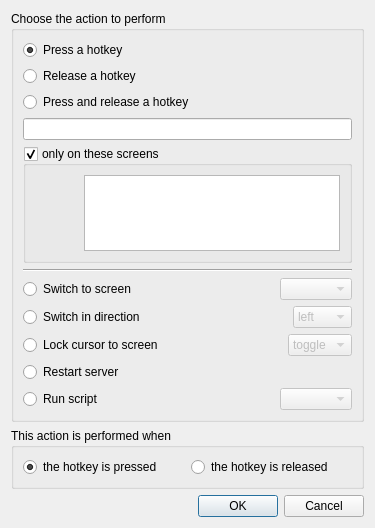
<?xml version="1.0" encoding="UTF-8"?>
<ui version="4.0">
 <class>ActionDialogBase</class>
 <widget class="QDialog" name="ActionDialogBase">
  <property name="geometry">
   <rect>
    <x>0</x>
    <y>0</y>
    <width>375</width>
    <height>528</height>
   </rect>
  </property>
  <property name="windowTitle">
   <string>Configure Action</string>
  </property>
  <layout class="QVBoxLayout">
   <item>
    <widget class="QGroupBox" name="m_pGroupType">
     <property name="font">
      <font>
       <kerning>true</kerning>
      </font>
     </property>
     <property name="title">
      <string>Choose the action to perform</string>
     </property>
     <layout class="QVBoxLayout">
      <item>
       <widget class="QRadioButton" name="m_pRadioPress">
        <property name="text">
         <string>Press a hotkey</string>
        </property>
        <property name="checked">
         <bool>true</bool>
        </property>
       </widget>
      </item>
      <item>
       <widget class="QRadioButton" name="m_pRadioRelease">
        <property name="text">
         <string>Release a hotkey</string>
        </property>
       </widget>
      </item>
      <item>
       <widget class="QRadioButton" name="m_pRadioPressAndRelease">
        <property name="text">
         <string>Press and release a hotkey</string>
        </property>
       </widget>
      </item>
      <item>
       <widget class="KeySequenceWidget" name="m_pKeySequenceWidgetHotkey">
        <property name="sizePolicy">
         <sizepolicy hsizetype="Expanding" vsizetype="Fixed">
          <horstretch>1</horstretch>
          <verstretch>0</verstretch>
         </sizepolicy>
        </property>
        <property name="minimumSize">
         <size>
          <width>256</width>
          <height>0</height>
         </size>
        </property>
        <property name="text">
         <string/>
        </property>
       </widget>
      </item>
      <item>
       <widget class="QGroupBox" name="m_pGroupBoxScreens">
        <property name="title">
         <string>only on these screens</string>
        </property>
        <property name="flat">
         <bool>true</bool>
        </property>
        <property name="checkable">
         <bool>true</bool>
        </property>
        <layout class="QHBoxLayout">
         <item>
          <spacer>
           <property name="orientation">
            <enum>Qt::Horizontal</enum>
           </property>
           <property name="sizeHint" stdset="0">
            <size>
             <width>40</width>
             <height>20</height>
            </size>
           </property>
          </spacer>
         </item>
         <item>
          <widget class="QListWidget" name="m_pListScreens">
           <property name="minimumSize">
            <size>
             <width>128</width>
             <height>64</height>
            </size>
           </property>
           <property name="selectionMode">
            <enum>QAbstractItemView::ExtendedSelection</enum>
           </property>
          </widget>
         </item>
        </layout>
       </widget>
      </item>
      <item>
       <widget class="Line" name="line">
        <property name="orientation">
         <enum>Qt::Horizontal</enum>
        </property>
       </widget>
      </item>
      <item>
       <layout class="QHBoxLayout">
        <item>
         <widget class="QRadioButton" name="m_pRadioSwitchToScreen">
          <property name="text">
           <string>Switch to screen</string>
          </property>
         </widget>
        </item>
        <item>
         <spacer>
          <property name="orientation">
           <enum>Qt::Horizontal</enum>
          </property>
          <property name="sizeHint" stdset="0">
           <size>
            <width>40</width>
            <height>20</height>
           </size>
          </property>
         </spacer>
        </item>
        <item>
         <widget class="QComboBox" name="m_pComboSwitchToScreen">
          <property name="enabled">
           <bool>false</bool>
          </property>
         </widget>
        </item>
       </layout>
      </item>
      <item>
       <layout class="QHBoxLayout">
        <item>
         <widget class="QRadioButton" name="m_pRadioSwitchInDirection">
          <property name="text">
           <string>Switch in direction</string>
          </property>
         </widget>
        </item>
        <item>
         <spacer>
          <property name="orientation">
           <enum>Qt::Horizontal</enum>
          </property>
          <property name="sizeHint" stdset="0">
           <size>
            <width>40</width>
            <height>20</height>
           </size>
          </property>
         </spacer>
        </item>
        <item>
         <widget class="QComboBox" name="m_pComboSwitchInDirection">
          <property name="enabled">
           <bool>false</bool>
          </property>
          <item>
           <property name="text">
            <string>left</string>
           </property>
          </item>
          <item>
           <property name="text">
            <string>right</string>
           </property>
          </item>
          <item>
           <property name="text">
            <string>up</string>
           </property>
          </item>
          <item>
           <property name="text">
            <string>down</string>
           </property>
          </item>
         </widget>
        </item>
       </layout>
      </item>
      <item>
       <layout class="QHBoxLayout">
        <item>
         <widget class="QRadioButton" name="m_pRadioLockCursorToScreen">
          <property name="text">
           <string>Lock cursor to screen</string>
          </property>
         </widget>
        </item>
        <item>
         <spacer>
          <property name="orientation">
           <enum>Qt::Horizontal</enum>
          </property>
          <property name="sizeHint" stdset="0">
           <size>
            <width>40</width>
            <height>20</height>
           </size>
          </property>
         </spacer>
        </item>
        <item>
         <widget class="QComboBox" name="m_pComboLockCursorToScreen">
          <property name="enabled">
           <bool>false</bool>
          </property>
          <item>
           <property name="text">
            <string>toggle</string>
           </property>
          </item>
          <item>
           <property name="text">
            <string>on</string>
           </property>
          </item>
          <item>
           <property name="text">
            <string>off</string>
           </property>
          </item>
         </widget>
        </item>
       </layout>
      </item>
      <item>
       <layout class="QHBoxLayout">
        <item>
         <widget class="QRadioButton" name="m_pRadioRestartAllConnections">
          <property name="text">
           <string>Restart server</string>
          </property>
         </widget>
        </item>
       </layout>
      </item>
      <item>
       <layout class="QHBoxLayout">
        <item>
         <widget class="QRadioButton" name="m_pRadioRunScript">
          <property name="text">
           <string>Run script</string>
          </property>
         </widget>
        </item>
        <item>
         <spacer>
          <property name="orientation">
           <enum>Qt::Horizontal</enum>
          </property>
          <property name="sizeHint" stdset="0">
           <size>
            <width>40</width>
            <height>20</height>
           </size>
          </property>
         </spacer>
        </item>
        <item>
         <widget class="QComboBox" name="m_pComboRunScript">
          <property name="enabled">
           <bool>false</bool>
          </property>
         </widget>
        </item>
       </layout>
      </item>
     </layout>
    </widget>
   </item>
   <item>
    <widget class="QGroupBox" name="groupBox_2">
     <property name="font">
      <font>
       <kerning>false</kerning>
      </font>
     </property>
     <property name="title">
      <string>This action is performed when</string>
     </property>
     <layout class="QHBoxLayout">
      <item>
       <widget class="QRadioButton" name="m_pRadioHotkeyPressed">
        <property name="text">
         <string>the hotkey is pressed</string>
        </property>
        <property name="checked">
         <bool>true</bool>
        </property>
       </widget>
      </item>
      <item>
       <widget class="QRadioButton" name="m_pRadioHotkeyReleased">
        <property name="text">
         <string>the hotkey is released</string>
        </property>
       </widget>
      </item>
     </layout>
    </widget>
   </item>
   <item>
    <widget class="QDialogButtonBox" name="buttonBox">
     <property name="orientation">
      <enum>Qt::Horizontal</enum>
     </property>
     <property name="standardButtons">
      <set>QDialogButtonBox::Cancel|QDialogButtonBox::Ok</set>
     </property>
    </widget>
   </item>
  </layout>
 </widget>
 <customwidgets>
  <customwidget>
   <class>KeySequenceWidget</class>
   <extends>QLineEdit</extends>
   <header>KeySequenceWidget.h</header>
  </customwidget>
 </customwidgets>
 <resources/>
 <connections>
  <connection>
   <sender>buttonBox</sender>
   <signal>accepted()</signal>
   <receiver>ActionDialogBase</receiver>
   <slot>accept()</slot>
   <hints>
    <hint type="sourcelabel">
     <x>245</x>
     <y>474</y>
    </hint>
    <hint type="destinationlabel">
     <x>157</x>
     <y>274</y>
    </hint>
   </hints>
  </connection>
  <connection>
   <sender>buttonBox</sender>
   <signal>rejected()</signal>
   <receiver>ActionDialogBase</receiver>
   <slot>reject()</slot>
   <hints>
    <hint type="sourcelabel">
     <x>313</x>
     <y>474</y>
    </hint>
    <hint type="destinationlabel">
     <x>286</x>
     <y>274</y>
    </hint>
   </hints>
  </connection>
  <connection>
   <sender>m_pGroupType</sender>
   <signal>toggled(bool)</signal>
   <receiver>m_pKeySequenceWidgetHotkey</receiver>
   <slot>setDisabled(bool)</slot>
   <hints>
    <hint type="sourcelabel">
     <x>104</x>
     <y>194</y>
    </hint>
    <hint type="destinationlabel">
     <x>110</x>
     <y>132</y>
    </hint>
   </hints>
  </connection>
  <connection>
   <sender>m_pRadioSwitchInDirection</sender>
   <signal>toggled(bool)</signal>
   <receiver>m_pKeySequenceWidgetHotkey</receiver>
   <slot>setDisabled(bool)</slot>
   <hints>
    <hint type="sourcelabel">
     <x>118</x>
     <y>322</y>
    </hint>
    <hint type="destinationlabel">
     <x>81</x>
     <y>129</y>
    </hint>
   </hints>
  </connection>
  <connection>
   <sender>m_pRadioLockCursorToScreen</sender>
   <signal>toggled(bool)</signal>
   <receiver>m_pKeySequenceWidgetHotkey</receiver>
   <slot>setDisabled(bool)</slot>
   <hints>
    <hint type="sourcelabel">
     <x>101</x>
     <y>353</y>
    </hint>
    <hint type="destinationlabel">
     <x>68</x>
     <y>126</y>
    </hint>
   </hints>
  </connection>
  <connection>
   <sender>m_pRadioRestartAllConnections</sender>
   <signal>toggled(bool)</signal>
   <receiver>m_pKeySequenceWidgetHotkey</receiver>
   <slot>setDisabled(bool)</slot>
   <hints>
    <hint type="sourcelabel">
     <x>101</x>
     <y>353</y>
    </hint>
    <hint type="destinationlabel">
     <x>68</x>
     <y>126</y>
    </hint>
   </hints>
  </connection>
  <connection>
   <sender>m_pRadioPress</sender>
   <signal>toggled(bool)</signal>
   <receiver>m_pKeySequenceWidgetHotkey</receiver>
   <slot>setEnabled(bool)</slot>
   <hints>
    <hint type="sourcelabel">
     <x>48</x>
     <y>48</y>
    </hint>
    <hint type="destinationlabel">
     <x>45</x>
     <y>129</y>
    </hint>
   </hints>
  </connection>
  <connection>
   <sender>m_pRadioRelease</sender>
   <signal>toggled(bool)</signal>
   <receiver>m_pKeySequenceWidgetHotkey</receiver>
   <slot>setEnabled(bool)</slot>
   <hints>
    <hint type="sourcelabel">
     <x>135</x>
     <y>70</y>
    </hint>
    <hint type="destinationlabel">
     <x>148</x>
     <y>125</y>
    </hint>
   </hints>
  </connection>
  <connection>
   <sender>m_pRadioPressAndRelease</sender>
   <signal>toggled(bool)</signal>
   <receiver>m_pKeySequenceWidgetHotkey</receiver>
   <slot>setEnabled(bool)</slot>
   <hints>
    <hint type="sourcelabel">
     <x>194</x>
     <y>100</y>
    </hint>
    <hint type="destinationlabel">
     <x>201</x>
     <y>125</y>
    </hint>
   </hints>
  </connection>
  <connection>
   <sender>m_pRadioSwitchToScreen</sender>
   <signal>toggled(bool)</signal>
   <receiver>m_pComboSwitchToScreen</receiver>
   <slot>setEnabled(bool)</slot>
   <hints>
    <hint type="sourcelabel">
     <x>148</x>
     <y>291</y>
    </hint>
    <hint type="destinationlabel">
     <x>350</x>
     <y>290</y>
    </hint>
   </hints>
  </connection>
  <connection>
   <sender>m_pRadioSwitchInDirection</sender>
   <signal>toggled(bool)</signal>
   <receiver>m_pComboSwitchInDirection</receiver>
   <slot>setEnabled(bool)</slot>
   <hints>
    <hint type="sourcelabel">
     <x>158</x>
     <y>322</y>
    </hint>
    <hint type="destinationlabel">
     <x>350</x>
     <y>321</y>
    </hint>
   </hints>
  </connection>
  <connection>
   <sender>m_pRadioLockCursorToScreen</sender>
   <signal>toggled(bool)</signal>
   <receiver>m_pComboLockCursorToScreen</receiver>
   <slot>setEnabled(bool)</slot>
   <hints>
    <hint type="sourcelabel">
     <x>180</x>
     <y>353</y>
    </hint>
    <hint type="destinationlabel">
     <x>350</x>
     <y>352</y>
    </hint>
   </hints>
  </connection>
  <connection>
   <sender>m_pRadioPress</sender>
   <signal>toggled(bool)</signal>
   <receiver>m_pGroupBoxScreens</receiver>
   <slot>setEnabled(bool)</slot>
   <hints>
    <hint type="sourcelabel">
     <x>25</x>
     <y>47</y>
    </hint>
    <hint type="destinationlabel">
     <x>33</x>
     <y>155</y>
    </hint>
   </hints>
  </connection>
  <connection>
   <sender>m_pRadioSwitchToScreen</sender>
   <signal>toggled(bool)</signal>
   <receiver>m_pGroupBoxScreens</receiver>
   <slot>setDisabled(bool)</slot>
   <hints>
    <hint type="sourcelabel">
     <x>48</x>
     <y>278</y>
    </hint>
    <hint type="destinationlabel">
     <x>98</x>
     <y>153</y>
    </hint>
   </hints>
  </connection>
  <connection>
   <sender>m_pRadioRelease</sender>
   <signal>toggled(bool)</signal>
   <receiver>m_pGroupBoxScreens</receiver>
   <slot>setEnabled(bool)</slot>
   <hints>
    <hint type="sourcelabel">
     <x>264</x>
     <y>67</y>
    </hint>
    <hint type="destinationlabel">
     <x>241</x>
     <y>158</y>
    </hint>
   </hints>
  </connection>
  <connection>
   <sender>m_pRadioPressAndRelease</sender>
   <signal>toggled(bool)</signal>
   <receiver>m_pGroupBoxScreens</receiver>
   <slot>setEnabled(bool)</slot>
   <hints>
    <hint type="sourcelabel">
     <x>286</x>
     <y>98</y>
    </hint>
    <hint type="destinationlabel">
     <x>290</x>
     <y>156</y>
    </hint>
   </hints>
  </connection>
  <connection>
   <sender>m_pRadioSwitchInDirection</sender>
   <signal>toggled(bool)</signal>
   <receiver>m_pGroupBoxScreens</receiver>
   <slot>setDisabled(bool)</slot>
   <hints>
    <hint type="sourcelabel">
     <x>38</x>
     <y>313</y>
    </hint>
    <hint type="destinationlabel">
     <x>64</x>
     <y>195</y>
    </hint>
   </hints>
  </connection>
  <connection>
   <sender>m_pRadioLockCursorToScreen</sender>
   <signal>toggled(bool)</signal>
   <receiver>m_pGroupBoxScreens</receiver>
   <slot>setDisabled(bool)</slot>
   <hints>
    <hint type="sourcelabel">
     <x>48</x>
     <y>339</y>
    </hint>
    <hint type="destinationlabel">
     <x>79</x>
     <y>234</y>
    </hint>
   </hints>
  </connection>
  <connection>
   <sender>m_pRadioRestartAllConnections</sender>
   <signal>toggled(bool)</signal>
   <receiver>m_pGroupBoxScreens</receiver>
   <slot>setDisabled(bool)</slot>
   <hints>
    <hint type="sourcelabel">
     <x>48</x>
     <y>339</y>
    </hint>
    <hint type="destinationlabel">
     <x>79</x>
     <y>234</y>
    </hint>
   </hints>
  </connection>
  <connection>
   <sender>m_pRadioSwitchToScreen</sender>
   <signal>toggled(bool)</signal>
   <receiver>m_pKeySequenceWidgetHotkey</receiver>
   <slot>setDisabled(bool)</slot>
   <hints>
    <hint type="sourcelabel">
     <x>84</x>
     <y>280</y>
    </hint>
    <hint type="destinationlabel">
     <x>185</x>
     <y>123</y>
    </hint>
   </hints>
  </connection>
  <connection>
   <sender>m_pRadioRunScript</sender>
   <signal>toggled(bool)</signal>
   <receiver>m_pComboRunScript</receiver>
   <slot>setEnabled(bool)</slot>
   <hints>
    <hint type="sourcelabel">
     <x>100</x>
     <y>384</y>
    </hint>
    <hint type="destinationlabel">
     <x>350</x>
     <y>384</y>
    </hint>
   </hints>
  </connection>
  <connection>
   <sender>m_pRadioRunScript</sender>
   <signal>toggled(bool)</signal>
   <receiver>m_pKeySequenceWidgetHotkey</receiver>
   <slot>setDisabled(bool)</slot>
   <hints>
    <hint type="sourcelabel">
     <x>100</x>
     <y>384</y>
    </hint>
    <hint type="destinationlabel">
     <x>68</x>
     <y>126</y>
    </hint>
   </hints>
  </connection>
  <connection>
   <sender>m_pRadioRunScript</sender>
   <signal>toggled(bool)</signal>
   <receiver>m_pGroupBoxScreens</receiver>
   <slot>setDisabled(bool)</slot>
   <hints>
    <hint type="sourcelabel">
     <x>100</x>
     <y>384</y>
    </hint>
    <hint type="destinationlabel">
     <x>79</x>
     <y>234</y>
    </hint>
   </hints>
  </connection>
 </connections>
</ui>
